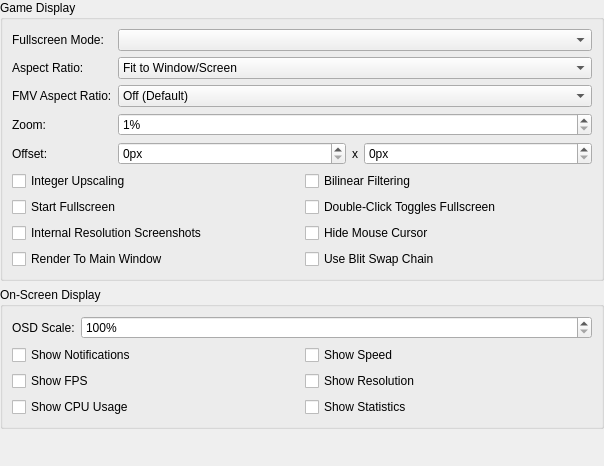
<?xml version="1.0" encoding="UTF-8"?>
<ui version="4.0">
 <class>DisplaySettingsWidget</class>
 <widget class="QWidget" name="DisplaySettingsWidget">
  <property name="geometry">
   <rect>
    <x>0</x>
    <y>0</y>
    <width>604</width>
    <height>466</height>
   </rect>
  </property>
  <property name="windowTitle">
   <string>Form</string>
  </property>
  <layout class="QVBoxLayout" name="verticalLayout">
   <property name="leftMargin">
    <number>0</number>
   </property>
   <property name="topMargin">
    <number>0</number>
   </property>
   <property name="rightMargin">
    <number>0</number>
   </property>
   <property name="bottomMargin">
    <number>0</number>
   </property>
   <item>
    <widget class="QGroupBox" name="groupBox_3">
     <property name="title">
      <string>Game Display</string>
     </property>
     <layout class="QFormLayout" name="formLayout">
      <item row="1" column="0">
       <widget class="QLabel" name="label_4">
        <property name="text">
         <string>Aspect Ratio:</string>
        </property>
       </widget>
      </item>
      <item row="1" column="1">
       <widget class="QComboBox" name="aspectRatio">
        <item>
         <property name="text">
          <string>Fit to Window/Screen</string>
         </property>
        </item>
        <item>
         <property name="text">
          <string>Standard (4:3)</string>
         </property>
        </item>
        <item>
         <property name="text">
          <string>Widescreen (16:9)</string>
         </property>
        </item>
       </widget>
      </item>
      <item row="2" column="0">
       <widget class="QLabel" name="label_3">
        <property name="text">
         <string>FMV Aspect Ratio:</string>
        </property>
       </widget>
      </item>
      <item row="2" column="1">
       <widget class="QComboBox" name="fmvAspectRatio">
        <item>
         <property name="text">
          <string>Off (Default)</string>
         </property>
        </item>
        <item>
         <property name="text">
          <string>Standard (4:3)</string>
         </property>
        </item>
        <item>
         <property name="text">
          <string>Widescreen (16:9)</string>
         </property>
        </item>
       </widget>
      </item>
      <item row="3" column="0">
       <widget class="QLabel" name="label_6">
        <property name="text">
         <string>Zoom:</string>
        </property>
       </widget>
      </item>
      <item row="3" column="1">
       <widget class="QSpinBox" name="zoom">
        <property name="suffix">
         <string>%</string>
        </property>
        <property name="minimum">
         <number>1</number>
        </property>
        <property name="maximum">
         <number>300</number>
        </property>
       </widget>
      </item>
      <item row="4" column="0">
       <widget class="QLabel" name="label_7">
        <property name="text">
         <string>Offset:</string>
        </property>
       </widget>
      </item>
      <item row="4" column="1">
       <layout class="QHBoxLayout" name="horizontalLayout" stretch="1,0,1">
        <item>
         <widget class="QSpinBox" name="offsetX">
          <property name="suffix">
           <string>px</string>
          </property>
         </widget>
        </item>
        <item>
         <widget class="QLabel" name="label_8">
          <property name="text">
           <string>x</string>
          </property>
         </widget>
        </item>
        <item>
         <widget class="QSpinBox" name="offsetY">
          <property name="suffix">
           <string>px</string>
          </property>
         </widget>
        </item>
       </layout>
      </item>
      <item row="5" column="0" colspan="2">
       <layout class="QGridLayout" name="gridLayout">
        <item row="1" column="0">
         <widget class="QCheckBox" name="startFullscreen">
          <property name="text">
           <string>Start Fullscreen</string>
          </property>
         </widget>
        </item>
        <item row="3" column="0">
         <widget class="QCheckBox" name="renderToMainWindow">
          <property name="text">
           <string>Render To Main Window</string>
          </property>
         </widget>
        </item>
        <item row="3" column="1">
         <widget class="QCheckBox" name="useBlitSwapChain">
          <property name="text">
           <string>Use Blit Swap Chain</string>
          </property>
         </widget>
        </item>
        <item row="2" column="0">
         <widget class="QCheckBox" name="internalResolutionScreenshots">
          <property name="text">
           <string>Internal Resolution Screenshots</string>
          </property>
         </widget>
        </item>
        <item row="1" column="1">
         <widget class="QCheckBox" name="doubleClickTogglesFullscreen">
          <property name="text">
           <string>Double-Click Toggles Fullscreen</string>
          </property>
         </widget>
        </item>
        <item row="0" column="0">
         <widget class="QCheckBox" name="integerScaling">
          <property name="text">
           <string>Integer Upscaling</string>
          </property>
         </widget>
        </item>
        <item row="0" column="1">
         <widget class="QCheckBox" name="bilinearFiltering">
          <property name="text">
           <string>Bilinear Filtering</string>
          </property>
         </widget>
        </item>
        <item row="2" column="1">
         <widget class="QCheckBox" name="hideMouseCursor">
          <property name="text">
           <string>Hide Mouse Cursor</string>
          </property>
         </widget>
        </item>
       </layout>
      </item>
      <item row="0" column="0">
       <widget class="QLabel" name="label_10">
        <property name="text">
         <string>Fullscreen Mode:</string>
        </property>
       </widget>
      </item>
      <item row="0" column="1">
       <widget class="QComboBox" name="fullscreenModes"/>
      </item>
     </layout>
    </widget>
   </item>
   <item>
    <widget class="QGroupBox" name="groupBox_5">
     <property name="title">
      <string>On-Screen Display</string>
     </property>
     <layout class="QFormLayout" name="formLayout_2">
      <item row="0" column="0">
       <widget class="QLabel" name="label">
        <property name="text">
         <string>OSD Scale:</string>
        </property>
       </widget>
      </item>
      <item row="1" column="0" colspan="2">
       <layout class="QGridLayout" name="gridLayout_2">
        <item row="0" column="0">
         <widget class="QCheckBox" name="osdShowMessages">
          <property name="text">
           <string>Show Notifications</string>
          </property>
         </widget>
        </item>
        <item row="0" column="1">
         <widget class="QCheckBox" name="osdShowSpeed">
          <property name="text">
           <string>Show Speed</string>
          </property>
         </widget>
        </item>
        <item row="1" column="0">
         <widget class="QCheckBox" name="osdShowFPS">
          <property name="text">
           <string>Show FPS</string>
          </property>
         </widget>
        </item>
        <item row="1" column="1">
         <widget class="QCheckBox" name="osdShowResolution">
          <property name="text">
           <string>Show Resolution</string>
          </property>
         </widget>
        </item>
        <item row="2" column="0">
         <widget class="QCheckBox" name="osdShowCPU">
          <property name="text">
           <string>Show CPU Usage</string>
          </property>
         </widget>
        </item>
        <item row="2" column="1">
         <widget class="QCheckBox" name="osdShowGSStats">
          <property name="text">
           <string>Show Statistics</string>
          </property>
         </widget>
        </item>
       </layout>
      </item>
      <item row="0" column="1">
       <widget class="QSpinBox" name="osdScale">
        <property name="suffix">
         <string>%</string>
        </property>
        <property name="minimum">
         <number>100</number>
        </property>
        <property name="maximum">
         <number>500</number>
        </property>
       </widget>
      </item>
     </layout>
    </widget>
   </item>
   <item>
    <spacer name="verticalSpacer">
     <property name="orientation">
      <enum>Qt::Vertical</enum>
     </property>
     <property name="sizeHint" stdset="0">
      <size>
       <width>20</width>
       <height>40</height>
      </size>
     </property>
    </spacer>
   </item>
  </layout>
 </widget>
 <resources/>
 <connections/>
</ui>
